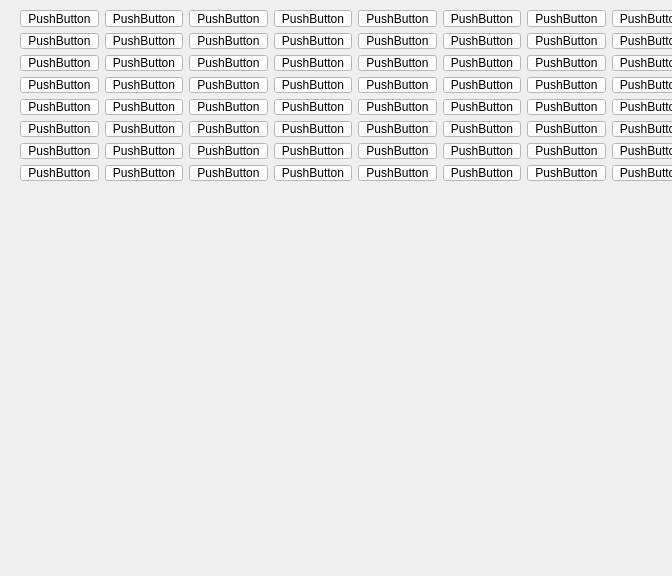
<?xml version="1.0" encoding="UTF-8"?>
<ui version="4.0">
 <class>MainWindow</class>
 <widget class="QMainWindow" name="MainWindow">
  <property name="geometry">
   <rect>
    <x>0</x>
    <y>0</y>
    <width>672</width>
    <height>576</height>
   </rect>
  </property>
  <property name="windowTitle">
   <string>MainWindow</string>
  </property>
  <widget class="QWidget" name="centralwidget">
   <widget class="QWidget" name="layoutWidget">
    <property name="geometry">
     <rect>
      <x>20</x>
      <y>10</y>
      <width>670</width>
      <height>171</height>
     </rect>
    </property>
    <layout class="QGridLayout" name="gridLayout">
     <item row="6" column="4">
      <widget class="QPushButton" name="E7">
       <property name="cursor">
        <cursorShape>PointingHandCursor</cursorShape>
       </property>
       <property name="styleSheet">
        <string notr="true">background-color: white;</string>
       </property>
       <property name="text">
        <string>PushButton</string>
       </property>
      </widget>
     </item>
     <item row="1" column="6">
      <widget class="QPushButton" name="G2">
       <property name="cursor">
        <cursorShape>PointingHandCursor</cursorShape>
       </property>
       <property name="styleSheet">
        <string notr="true">background-color: white;</string>
       </property>
       <property name="text">
        <string>PushButton</string>
       </property>
      </widget>
     </item>
     <item row="0" column="2">
      <widget class="QPushButton" name="C1">
       <property name="cursor">
        <cursorShape>PointingHandCursor</cursorShape>
       </property>
       <property name="styleSheet">
        <string notr="true">background-color: white;</string>
       </property>
       <property name="text">
        <string>PushButton</string>
       </property>
      </widget>
     </item>
     <item row="3" column="0">
      <widget class="QPushButton" name="A4">
       <property name="cursor">
        <cursorShape>PointingHandCursor</cursorShape>
       </property>
       <property name="styleSheet">
        <string notr="true">background-color: white;</string>
       </property>
       <property name="text">
        <string>PushButton</string>
       </property>
      </widget>
     </item>
     <item row="2" column="1">
      <widget class="QPushButton" name="B3">
       <property name="cursor">
        <cursorShape>PointingHandCursor</cursorShape>
       </property>
       <property name="styleSheet">
        <string notr="true">background-color: white;</string>
       </property>
       <property name="text">
        <string>PushButton</string>
       </property>
      </widget>
     </item>
     <item row="5" column="5">
      <widget class="QPushButton" name="F6">
       <property name="cursor">
        <cursorShape>PointingHandCursor</cursorShape>
       </property>
       <property name="styleSheet">
        <string notr="true">background-color: white;</string>
       </property>
       <property name="text">
        <string>PushButton</string>
       </property>
      </widget>
     </item>
     <item row="1" column="2">
      <widget class="QPushButton" name="C2">
       <property name="cursor">
        <cursorShape>PointingHandCursor</cursorShape>
       </property>
       <property name="styleSheet">
        <string notr="true">background-color: white;</string>
       </property>
       <property name="text">
        <string>PushButton</string>
       </property>
      </widget>
     </item>
     <item row="7" column="7">
      <widget class="QPushButton" name="H8">
       <property name="cursor">
        <cursorShape>PointingHandCursor</cursorShape>
       </property>
       <property name="styleSheet">
        <string notr="true">background-color: white;</string>
       </property>
       <property name="text">
        <string>PushButton</string>
       </property>
      </widget>
     </item>
     <item row="4" column="3">
      <widget class="QPushButton" name="D5">
       <property name="cursor">
        <cursorShape>PointingHandCursor</cursorShape>
       </property>
       <property name="styleSheet">
        <string notr="true">background-color: white;</string>
       </property>
       <property name="text">
        <string>PushButton</string>
       </property>
      </widget>
     </item>
     <item row="6" column="1">
      <widget class="QPushButton" name="B7">
       <property name="cursor">
        <cursorShape>PointingHandCursor</cursorShape>
       </property>
       <property name="styleSheet">
        <string notr="true">background-color: white;</string>
       </property>
       <property name="text">
        <string>PushButton</string>
       </property>
      </widget>
     </item>
     <item row="1" column="1">
      <widget class="QPushButton" name="B2">
       <property name="cursor">
        <cursorShape>PointingHandCursor</cursorShape>
       </property>
       <property name="styleSheet">
        <string notr="true">background-color: white;</string>
       </property>
       <property name="text">
        <string>PushButton</string>
       </property>
      </widget>
     </item>
     <item row="2" column="3">
      <widget class="QPushButton" name="D3">
       <property name="cursor">
        <cursorShape>PointingHandCursor</cursorShape>
       </property>
       <property name="styleSheet">
        <string notr="true">background-color: white;</string>
       </property>
       <property name="text">
        <string>PushButton</string>
       </property>
      </widget>
     </item>
     <item row="4" column="1">
      <widget class="QPushButton" name="B5">
       <property name="cursor">
        <cursorShape>PointingHandCursor</cursorShape>
       </property>
       <property name="styleSheet">
        <string notr="true">background-color: white;</string>
       </property>
       <property name="text">
        <string>PushButton</string>
       </property>
      </widget>
     </item>
     <item row="4" column="5">
      <widget class="QPushButton" name="F5">
       <property name="cursor">
        <cursorShape>PointingHandCursor</cursorShape>
       </property>
       <property name="styleSheet">
        <string notr="true">background-color: white;</string>
       </property>
       <property name="text">
        <string>PushButton</string>
       </property>
      </widget>
     </item>
     <item row="3" column="4">
      <widget class="QPushButton" name="E4">
       <property name="cursor">
        <cursorShape>PointingHandCursor</cursorShape>
       </property>
       <property name="styleSheet">
        <string notr="true">background-color: white;</string>
       </property>
       <property name="text">
        <string>PushButton</string>
       </property>
      </widget>
     </item>
     <item row="4" column="6">
      <widget class="QPushButton" name="G5">
       <property name="cursor">
        <cursorShape>PointingHandCursor</cursorShape>
       </property>
       <property name="styleSheet">
        <string notr="true">background-color: white;</string>
       </property>
       <property name="text">
        <string>PushButton</string>
       </property>
      </widget>
     </item>
     <item row="1" column="4">
      <widget class="QPushButton" name="E2">
       <property name="cursor">
        <cursorShape>PointingHandCursor</cursorShape>
       </property>
       <property name="styleSheet">
        <string notr="true">background-color: white;</string>
       </property>
       <property name="text">
        <string>PushButton</string>
       </property>
      </widget>
     </item>
     <item row="4" column="4">
      <widget class="QPushButton" name="E5">
       <property name="cursor">
        <cursorShape>PointingHandCursor</cursorShape>
       </property>
       <property name="styleSheet">
        <string notr="true">background-color: white;</string>
       </property>
       <property name="text">
        <string>PushButton</string>
       </property>
      </widget>
     </item>
     <item row="7" column="6">
      <widget class="QPushButton" name="G8">
       <property name="cursor">
        <cursorShape>PointingHandCursor</cursorShape>
       </property>
       <property name="styleSheet">
        <string notr="true">background-color: white;</string>
       </property>
       <property name="text">
        <string>PushButton</string>
       </property>
      </widget>
     </item>
     <item row="0" column="6">
      <widget class="QPushButton" name="G1">
       <property name="cursor">
        <cursorShape>PointingHandCursor</cursorShape>
       </property>
       <property name="styleSheet">
        <string notr="true">background-color: white;</string>
       </property>
       <property name="text">
        <string>PushButton</string>
       </property>
      </widget>
     </item>
     <item row="2" column="6">
      <widget class="QPushButton" name="G3">
       <property name="cursor">
        <cursorShape>PointingHandCursor</cursorShape>
       </property>
       <property name="styleSheet">
        <string notr="true">background-color: white;</string>
       </property>
       <property name="text">
        <string>PushButton</string>
       </property>
      </widget>
     </item>
     <item row="6" column="3">
      <widget class="QPushButton" name="D7">
       <property name="cursor">
        <cursorShape>PointingHandCursor</cursorShape>
       </property>
       <property name="styleSheet">
        <string notr="true">background-color: white;</string>
       </property>
       <property name="text">
        <string>PushButton</string>
       </property>
      </widget>
     </item>
     <item row="1" column="3">
      <widget class="QPushButton" name="D2">
       <property name="cursor">
        <cursorShape>PointingHandCursor</cursorShape>
       </property>
       <property name="styleSheet">
        <string notr="true">background-color: white;</string>
       </property>
       <property name="text">
        <string>PushButton</string>
       </property>
      </widget>
     </item>
     <item row="6" column="7">
      <widget class="QPushButton" name="H7">
       <property name="cursor">
        <cursorShape>PointingHandCursor</cursorShape>
       </property>
       <property name="styleSheet">
        <string notr="true">background-color: white;</string>
       </property>
       <property name="text">
        <string>PushButton</string>
       </property>
      </widget>
     </item>
     <item row="5" column="0">
      <widget class="QPushButton" name="A6">
       <property name="cursor">
        <cursorShape>PointingHandCursor</cursorShape>
       </property>
       <property name="styleSheet">
        <string notr="true">background-color: white;</string>
       </property>
       <property name="text">
        <string>PushButton</string>
       </property>
      </widget>
     </item>
     <item row="0" column="1">
      <widget class="QPushButton" name="B1">
       <property name="cursor">
        <cursorShape>PointingHandCursor</cursorShape>
       </property>
       <property name="styleSheet">
        <string notr="true">background-color: white;</string>
       </property>
       <property name="text">
        <string>PushButton</string>
       </property>
      </widget>
     </item>
     <item row="4" column="0">
      <widget class="QPushButton" name="A5">
       <property name="cursor">
        <cursorShape>PointingHandCursor</cursorShape>
       </property>
       <property name="styleSheet">
        <string notr="true">background-color: white;</string>
       </property>
       <property name="text">
        <string>PushButton</string>
       </property>
      </widget>
     </item>
     <item row="4" column="7">
      <widget class="QPushButton" name="H5">
       <property name="cursor">
        <cursorShape>PointingHandCursor</cursorShape>
       </property>
       <property name="styleSheet">
        <string notr="true">background-color: white;</string>
       </property>
       <property name="text">
        <string>PushButton</string>
       </property>
      </widget>
     </item>
     <item row="3" column="2">
      <widget class="QPushButton" name="C4">
       <property name="cursor">
        <cursorShape>PointingHandCursor</cursorShape>
       </property>
       <property name="styleSheet">
        <string notr="true">background-color: white;</string>
       </property>
       <property name="text">
        <string>PushButton</string>
       </property>
      </widget>
     </item>
     <item row="3" column="5">
      <widget class="QPushButton" name="F4">
       <property name="cursor">
        <cursorShape>PointingHandCursor</cursorShape>
       </property>
       <property name="styleSheet">
        <string notr="true">background-color: white;</string>
       </property>
       <property name="text">
        <string>PushButton</string>
       </property>
      </widget>
     </item>
     <item row="4" column="2">
      <widget class="QPushButton" name="C5">
       <property name="cursor">
        <cursorShape>PointingHandCursor</cursorShape>
       </property>
       <property name="styleSheet">
        <string notr="true">background-color: white;</string>
       </property>
       <property name="text">
        <string>PushButton</string>
       </property>
      </widget>
     </item>
     <item row="1" column="7">
      <widget class="QPushButton" name="H2">
       <property name="cursor">
        <cursorShape>PointingHandCursor</cursorShape>
       </property>
       <property name="styleSheet">
        <string notr="true">background-color: white;</string>
       </property>
       <property name="text">
        <string>PushButton</string>
       </property>
      </widget>
     </item>
     <item row="7" column="2">
      <widget class="QPushButton" name="C8">
       <property name="cursor">
        <cursorShape>PointingHandCursor</cursorShape>
       </property>
       <property name="styleSheet">
        <string notr="true">background-color: white;</string>
       </property>
       <property name="text">
        <string>PushButton</string>
       </property>
      </widget>
     </item>
     <item row="0" column="5">
      <widget class="QPushButton" name="F1">
       <property name="cursor">
        <cursorShape>PointingHandCursor</cursorShape>
       </property>
       <property name="styleSheet">
        <string notr="true">background-color: white;</string>
       </property>
       <property name="text">
        <string>PushButton</string>
       </property>
      </widget>
     </item>
     <item row="7" column="4">
      <widget class="QPushButton" name="E8">
       <property name="cursor">
        <cursorShape>PointingHandCursor</cursorShape>
       </property>
       <property name="styleSheet">
        <string notr="true">background-color: white;</string>
       </property>
       <property name="text">
        <string>PushButton</string>
       </property>
      </widget>
     </item>
     <item row="7" column="1">
      <widget class="QPushButton" name="B8">
       <property name="cursor">
        <cursorShape>PointingHandCursor</cursorShape>
       </property>
       <property name="styleSheet">
        <string notr="true">background-color: white;</string>
       </property>
       <property name="text">
        <string>PushButton</string>
       </property>
      </widget>
     </item>
     <item row="3" column="7">
      <widget class="QPushButton" name="H4">
       <property name="cursor">
        <cursorShape>PointingHandCursor</cursorShape>
       </property>
       <property name="styleSheet">
        <string notr="true">background-color: white;</string>
       </property>
       <property name="text">
        <string>PushButton</string>
       </property>
      </widget>
     </item>
     <item row="0" column="7">
      <widget class="QPushButton" name="H1">
       <property name="cursor">
        <cursorShape>PointingHandCursor</cursorShape>
       </property>
       <property name="styleSheet">
        <string notr="true">background-color: white;</string>
       </property>
       <property name="text">
        <string>PushButton</string>
       </property>
      </widget>
     </item>
     <item row="6" column="5">
      <widget class="QPushButton" name="F7">
       <property name="cursor">
        <cursorShape>PointingHandCursor</cursorShape>
       </property>
       <property name="styleSheet">
        <string notr="true">background-color: white;</string>
       </property>
       <property name="text">
        <string>PushButton</string>
       </property>
      </widget>
     </item>
     <item row="6" column="2">
      <widget class="QPushButton" name="C7">
       <property name="cursor">
        <cursorShape>PointingHandCursor</cursorShape>
       </property>
       <property name="styleSheet">
        <string notr="true">background-color: white;</string>
       </property>
       <property name="text">
        <string>PushButton</string>
       </property>
      </widget>
     </item>
     <item row="1" column="0">
      <widget class="QPushButton" name="A2">
       <property name="cursor">
        <cursorShape>PointingHandCursor</cursorShape>
       </property>
       <property name="styleSheet">
        <string notr="true">background-color: white;</string>
       </property>
       <property name="text">
        <string>PushButton</string>
       </property>
      </widget>
     </item>
     <item row="5" column="3">
      <widget class="QPushButton" name="D6">
       <property name="cursor">
        <cursorShape>PointingHandCursor</cursorShape>
       </property>
       <property name="styleSheet">
        <string notr="true">background-color: white;</string>
       </property>
       <property name="text">
        <string>PushButton</string>
       </property>
      </widget>
     </item>
     <item row="3" column="3">
      <widget class="QPushButton" name="D4">
       <property name="cursor">
        <cursorShape>PointingHandCursor</cursorShape>
       </property>
       <property name="styleSheet">
        <string notr="true">background-color: white;</string>
       </property>
       <property name="text">
        <string>PushButton</string>
       </property>
      </widget>
     </item>
     <item row="7" column="0">
      <widget class="QPushButton" name="A8">
       <property name="cursor">
        <cursorShape>PointingHandCursor</cursorShape>
       </property>
       <property name="styleSheet">
        <string notr="true">background-color: white;</string>
       </property>
       <property name="text">
        <string>PushButton</string>
       </property>
      </widget>
     </item>
     <item row="6" column="6">
      <widget class="QPushButton" name="G7">
       <property name="cursor">
        <cursorShape>PointingHandCursor</cursorShape>
       </property>
       <property name="styleSheet">
        <string notr="true">background-color: white;</string>
       </property>
       <property name="text">
        <string>PushButton</string>
       </property>
      </widget>
     </item>
     <item row="5" column="6">
      <widget class="QPushButton" name="G6">
       <property name="cursor">
        <cursorShape>PointingHandCursor</cursorShape>
       </property>
       <property name="styleSheet">
        <string notr="true">background-color: white;</string>
       </property>
       <property name="text">
        <string>PushButton</string>
       </property>
      </widget>
     </item>
     <item row="7" column="3">
      <widget class="QPushButton" name="D8">
       <property name="cursor">
        <cursorShape>PointingHandCursor</cursorShape>
       </property>
       <property name="styleSheet">
        <string notr="true">background-color: white;</string>
       </property>
       <property name="text">
        <string>PushButton</string>
       </property>
      </widget>
     </item>
     <item row="5" column="2">
      <widget class="QPushButton" name="C6">
       <property name="cursor">
        <cursorShape>PointingHandCursor</cursorShape>
       </property>
       <property name="styleSheet">
        <string notr="true">background-color: white;</string>
       </property>
       <property name="text">
        <string>PushButton</string>
       </property>
      </widget>
     </item>
     <item row="0" column="4">
      <widget class="QPushButton" name="E1">
       <property name="cursor">
        <cursorShape>PointingHandCursor</cursorShape>
       </property>
       <property name="styleSheet">
        <string notr="true">background-color: white;</string>
       </property>
       <property name="text">
        <string>PushButton</string>
       </property>
      </widget>
     </item>
     <item row="1" column="5">
      <widget class="QPushButton" name="F2">
       <property name="cursor">
        <cursorShape>PointingHandCursor</cursorShape>
       </property>
       <property name="styleSheet">
        <string notr="true">background-color: white;</string>
       </property>
       <property name="text">
        <string>PushButton</string>
       </property>
      </widget>
     </item>
     <item row="3" column="6">
      <widget class="QPushButton" name="G4">
       <property name="cursor">
        <cursorShape>PointingHandCursor</cursorShape>
       </property>
       <property name="styleSheet">
        <string notr="true">background-color: white;</string>
       </property>
       <property name="text">
        <string>PushButton</string>
       </property>
      </widget>
     </item>
     <item row="2" column="5">
      <widget class="QPushButton" name="F3">
       <property name="cursor">
        <cursorShape>PointingHandCursor</cursorShape>
       </property>
       <property name="styleSheet">
        <string notr="true">background-color: white;</string>
       </property>
       <property name="text">
        <string>PushButton</string>
       </property>
      </widget>
     </item>
     <item row="2" column="7">
      <widget class="QPushButton" name="H3">
       <property name="cursor">
        <cursorShape>PointingHandCursor</cursorShape>
       </property>
       <property name="styleSheet">
        <string notr="true">background-color: white;</string>
       </property>
       <property name="text">
        <string>PushButton</string>
       </property>
      </widget>
     </item>
     <item row="2" column="4">
      <widget class="QPushButton" name="E3">
       <property name="cursor">
        <cursorShape>PointingHandCursor</cursorShape>
       </property>
       <property name="styleSheet">
        <string notr="true">background-color: white;</string>
       </property>
       <property name="text">
        <string>PushButton</string>
       </property>
      </widget>
     </item>
     <item row="0" column="3">
      <widget class="QPushButton" name="D1">
       <property name="cursor">
        <cursorShape>PointingHandCursor</cursorShape>
       </property>
       <property name="styleSheet">
        <string notr="true">background-color: white;</string>
       </property>
       <property name="text">
        <string>PushButton</string>
       </property>
      </widget>
     </item>
     <item row="7" column="5">
      <widget class="QPushButton" name="F8">
       <property name="cursor">
        <cursorShape>PointingHandCursor</cursorShape>
       </property>
       <property name="styleSheet">
        <string notr="true">background-color: white;</string>
       </property>
       <property name="text">
        <string>PushButton</string>
       </property>
      </widget>
     </item>
     <item row="2" column="0">
      <widget class="QPushButton" name="A3">
       <property name="cursor">
        <cursorShape>PointingHandCursor</cursorShape>
       </property>
       <property name="styleSheet">
        <string notr="true">background-color: white;</string>
       </property>
       <property name="text">
        <string>PushButton</string>
       </property>
      </widget>
     </item>
     <item row="3" column="1">
      <widget class="QPushButton" name="B4">
       <property name="cursor">
        <cursorShape>PointingHandCursor</cursorShape>
       </property>
       <property name="styleSheet">
        <string notr="true">background-color: white;</string>
       </property>
       <property name="text">
        <string>PushButton</string>
       </property>
      </widget>
     </item>
     <item row="5" column="4">
      <widget class="QPushButton" name="E6">
       <property name="cursor">
        <cursorShape>PointingHandCursor</cursorShape>
       </property>
       <property name="styleSheet">
        <string notr="true">background-color: white;</string>
       </property>
       <property name="text">
        <string>PushButton</string>
       </property>
      </widget>
     </item>
     <item row="5" column="1">
      <widget class="QPushButton" name="B6">
       <property name="cursor">
        <cursorShape>PointingHandCursor</cursorShape>
       </property>
       <property name="styleSheet">
        <string notr="true">background-color: white;</string>
       </property>
       <property name="text">
        <string>PushButton</string>
       </property>
      </widget>
     </item>
     <item row="5" column="7">
      <widget class="QPushButton" name="H6">
       <property name="cursor">
        <cursorShape>PointingHandCursor</cursorShape>
       </property>
       <property name="styleSheet">
        <string notr="true">background-color: white;</string>
       </property>
       <property name="text">
        <string>PushButton</string>
       </property>
      </widget>
     </item>
     <item row="2" column="2">
      <widget class="QPushButton" name="C3">
       <property name="cursor">
        <cursorShape>PointingHandCursor</cursorShape>
       </property>
       <property name="styleSheet">
        <string notr="true">background-color: white;</string>
       </property>
       <property name="text">
        <string>PushButton</string>
       </property>
      </widget>
     </item>
     <item row="0" column="0" alignment="Qt::AlignHCenter|Qt::AlignVCenter">
      <widget class="QPushButton" name="A1">
       <property name="enabled">
        <bool>true</bool>
       </property>
       <property name="cursor">
        <cursorShape>PointingHandCursor</cursorShape>
       </property>
       <property name="whatsThis">
        <string/>
       </property>
       <property name="autoFillBackground">
        <bool>false</bool>
       </property>
       <property name="styleSheet">
        <string notr="true">background-color: white;
</string>
       </property>
       <property name="text">
        <string>PushButton</string>
       </property>
      </widget>
     </item>
     <item row="6" column="0">
      <widget class="QPushButton" name="A7">
       <property name="cursor">
        <cursorShape>PointingHandCursor</cursorShape>
       </property>
       <property name="styleSheet">
        <string notr="true">background-color: white;</string>
       </property>
       <property name="text">
        <string>PushButton</string>
       </property>
      </widget>
     </item>
    </layout>
   </widget>
  </widget>
 </widget>
 <tabstops>
  <tabstop>A1</tabstop>
  <tabstop>A2</tabstop>
  <tabstop>A3</tabstop>
  <tabstop>A4</tabstop>
  <tabstop>A5</tabstop>
  <tabstop>A6</tabstop>
  <tabstop>A7</tabstop>
  <tabstop>A8</tabstop>
  <tabstop>B1</tabstop>
  <tabstop>B2</tabstop>
  <tabstop>B3</tabstop>
  <tabstop>B4</tabstop>
  <tabstop>B5</tabstop>
  <tabstop>B6</tabstop>
  <tabstop>B7</tabstop>
  <tabstop>B8</tabstop>
  <tabstop>C1</tabstop>
  <tabstop>C2</tabstop>
  <tabstop>C3</tabstop>
  <tabstop>C4</tabstop>
  <tabstop>C5</tabstop>
  <tabstop>C6</tabstop>
  <tabstop>C7</tabstop>
  <tabstop>C8</tabstop>
  <tabstop>D1</tabstop>
  <tabstop>D2</tabstop>
  <tabstop>D3</tabstop>
  <tabstop>D4</tabstop>
  <tabstop>D5</tabstop>
  <tabstop>D6</tabstop>
  <tabstop>D7</tabstop>
  <tabstop>D8</tabstop>
  <tabstop>E1</tabstop>
  <tabstop>E2</tabstop>
  <tabstop>E3</tabstop>
  <tabstop>E4</tabstop>
  <tabstop>E5</tabstop>
  <tabstop>E6</tabstop>
  <tabstop>E7</tabstop>
  <tabstop>E8</tabstop>
  <tabstop>F1</tabstop>
  <tabstop>F2</tabstop>
  <tabstop>F3</tabstop>
  <tabstop>F4</tabstop>
  <tabstop>F5</tabstop>
  <tabstop>F6</tabstop>
  <tabstop>F7</tabstop>
  <tabstop>F8</tabstop>
  <tabstop>G1</tabstop>
  <tabstop>G2</tabstop>
  <tabstop>G3</tabstop>
  <tabstop>G4</tabstop>
  <tabstop>G5</tabstop>
  <tabstop>G6</tabstop>
  <tabstop>G7</tabstop>
  <tabstop>G8</tabstop>
  <tabstop>H1</tabstop>
  <tabstop>H2</tabstop>
  <tabstop>H3</tabstop>
  <tabstop>H4</tabstop>
  <tabstop>H5</tabstop>
  <tabstop>H6</tabstop>
  <tabstop>H7</tabstop>
  <tabstop>H8</tabstop>
 </tabstops>
 <resources/>
 <connections/>
</ui>
